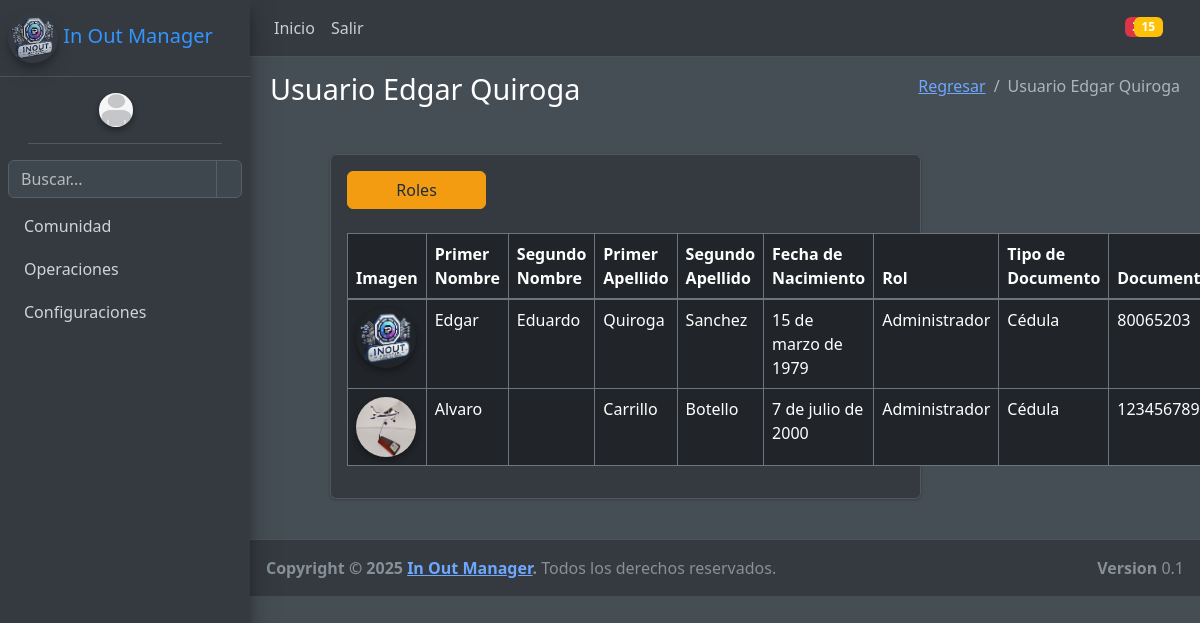
Page /comunidad/usuarios/editar/1/ on the committed database.
### comunidad/models.py (models this page shows, shortened)
class Usuario(models.Model):
    primer_nombre = models.CharField(max_length=45, verbose_name="Primer Nombre")
    segundo_nombre = models.CharField(max_length=45, verbose_name="Segundo Nombre", blank=True, null=True)
    primer_apellido = models.CharField(max_length=45, verbose_name="Primer Apellido")
    segundo_apellido = models.CharField(max_length=45, verbose_name="Segundo Apellido")
    fecha_nacimiento = models.DateField(verbose_name="Fecha de Nacimiento")
    imagen = models.ImageField(upload_to=get_image_filename, blank=True, null=True, default="comunidad/default-user.jpeg")
    correo = models.EmailField(max_length=50, verbose_name="Correo")
    class TipoDocumento(models.TextChoices):
        CEDULA = 'CC', _("Cédula")
        CEDULA_EXTRANJERIA = 'CE', _("Cédula de Extrangería")
    tipo_documento = models.CharField(max_length=2, choices=TipoDocumento.choices, verbose_name="Tipo de Documento")
    documento = models.PositiveIntegerField(verbose_name="Documento", unique=True)
    user = models.ForeignKey(User, on_delete=models.CASCADE)
    estado = models.BooleanField(default=True)
    departamento = models.CharField(max_length=50, verbose_name="Departamento", blank=True, null=True)
    telefono = models.CharField(max_length=15, verbose_name="Teléfono", blank=True, null=True)
    cargo = models.CharField(max_length=50, verbose_name="Cargo", blank=True, null=True)
    class Meta:
        verbose_name_plural = "Usuarios"

### comunidad/views.py (the view)
# urls.py: path("usuarios/editar/<int:pk>/", usuario_editar, name="usuario-editar"),
def usuario_editar(request,pk):
    usuario= Usuario.objects.get(id=pk)
    usuarios= Usuario.objects.all()
    accion="Editar"
    nombre=f"{usuario.primer_nombre} {usuario.primer_apellido}"
    titulo=f"Usuario {nombre}"
    if request.method=="POST":
        form= UsuarioEditarForm(request.POST,request.FILES, instance=usuario)
        if form.is_valid():
            usuario= form.save()
            rol_id = request.POST.get('rol')
            if rol_id:
                rol = Group.objects.get(id=rol_id)
                usuario.user.groups.set([rol])
            if usuario.imagen:
                img = Image.open(usuario.imagen.path)
                img= img.resize((500,500))
                img.save(usuario.imagen.path)
            usuario.save()
            messages.success(request, f'¡{nombre} se editó de forma exitosa!')
            return redirect("usuarios")
        else:
            messages.error(request, f'¡Error al editar a {nombre}!')
    else:
        form=UsuarioEditarForm(instance=usuario)
    context={
        "titulo":titulo,
        "usuarios":usuarios,
        "form":form,
        "accion":accion
    }
    return render(request,"comunidad/usuarios/usuarios.html", context)

### comunidad/forms.py
class UsuarioEditarForm(ModelForm):
    rol= ModelChoiceField(
        queryset=Group.objects.all(),
        label="Rol",
    )
    class Meta:
        model= Usuario
        fields= "__all__"
        exclude=["estado","fecha_nacimiento", "documento","user"]

### base/context_processors.py (called while the page is built)
def sesion(request):
    usuario_actual= request.user
    image_user= r"/media/comunidad/default-user.jpeg"
    if request.user.is_authenticated:
        if Usuario.objects.filter(user_id=usuario_actual.id):
            image_user=Usuario.objects.get(user_id=usuario_actual.id).imagen.url
    context={
        'usuario_actual':usuario_actual,
        'image_user': image_user
    }
    return context

### base/templates/comunidad/usuarios/usuarios.html (shortened to what this page needs)
{% extends 'partials/admin/body.html' %}
{% load crispy_forms_tags %}
{% load bootstrap_icons %}
{% load static %}
{% block contenido %}
  <div class="container-fluid m-4 row">
    <div class="rounded card p-3  mb-3 mx-4 col-md-8">
      <a href="{% url 'group_create' %}" class="btn btn-warning w-25 mb-4">Roles</a>
      <table class="table table-bordered w-100 display nowrap" id="tabla-usuarios">
        <thead>
          <tr>
            <th>Imagen</th>
            <th>Primer Nombre</th>
            <th>Segundo Nombre</th>
            <th>Primer Apellido</th>
            <th>Segundo Apellido</th>
            <th>Fecha de Nacimiento</th>
            <th>Rol</th>
            <th>Tipo de Documento</th>
            <th>Documento</th>
          </tr>
        </thead>
        <tbody>
          {% for usuario in usuarios %}
            {% if usuario.estado %}
              <tr>
                <td>
                  <img src="{{ usuario.imagen.url }}" class="img-circle elevation-2" alt="User Image" width="60" />
                </td>
                <td>{{ usuario.primer_nombre }}</td>
                <td>{{ usuario.segundo_nombre }}</td>
                <td>{{ usuario.primer_apellido }}</td>
                <td>{{ usuario.segundo_apellido }}</td>
                <td>{{ usuario.fecha_nacimiento }}</td>
                <td>{{ usuario.user.groups.first }}</td>
                <td>{{ usuario.get_tipo_documento_display }}</td>
                <td>{{ usuario.documento }}</td>
              </tr>
            {% endif %}
          {% endfor %}
        </tbody>
      </table>
  </div>
</div>
{% endblock %}

### rows in the picture
Usuario: imagen (picture), primer_nombre "Edgar", segundo_nombre "Eduardo", primer_apellido "Quiroga", segundo_apellido "Sanchez", fecha_nacimiento "15 de marzo de 1979", user.groups.first "Administrador", tipo_documento "Cédula", documento "80065203"
Usuario: imagen (picture), primer_nombre "Alvaro", primer_apellido "Carrillo", segundo_apellido "Botello", fecha_nacimiento "7 de julio de 2000", user.groups.first "Administrador", tipo_documento "Cédula", documento "123456789"

### other values in the picture
{{ titulo }} "Usuario Edgar Quiroga"
